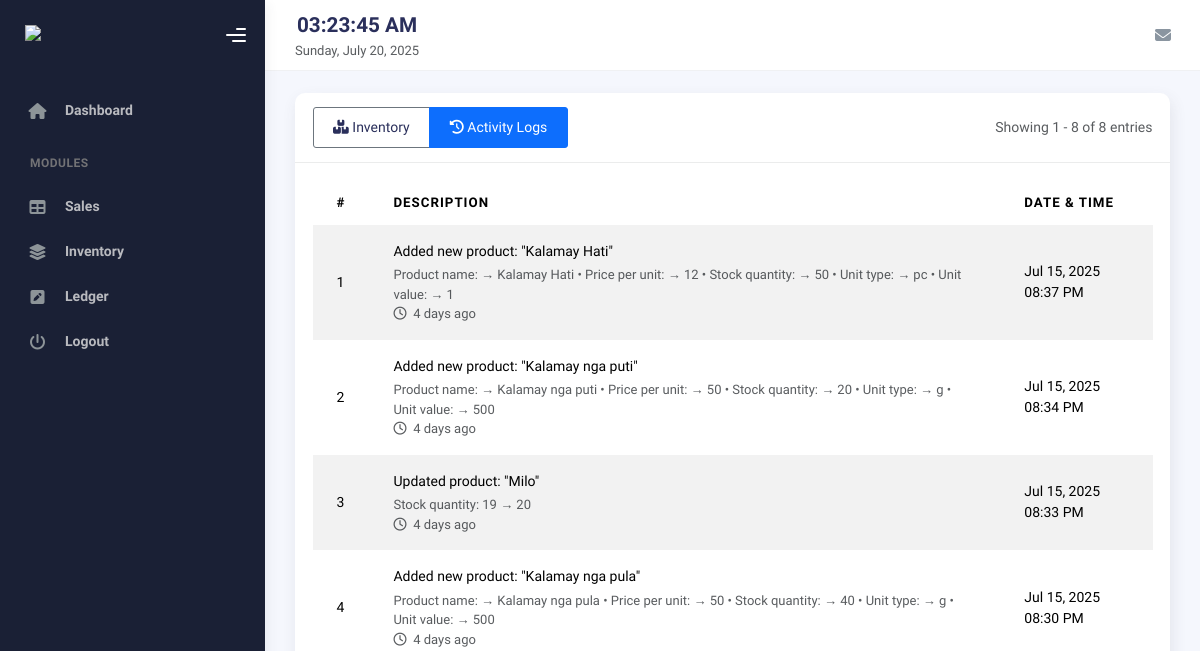
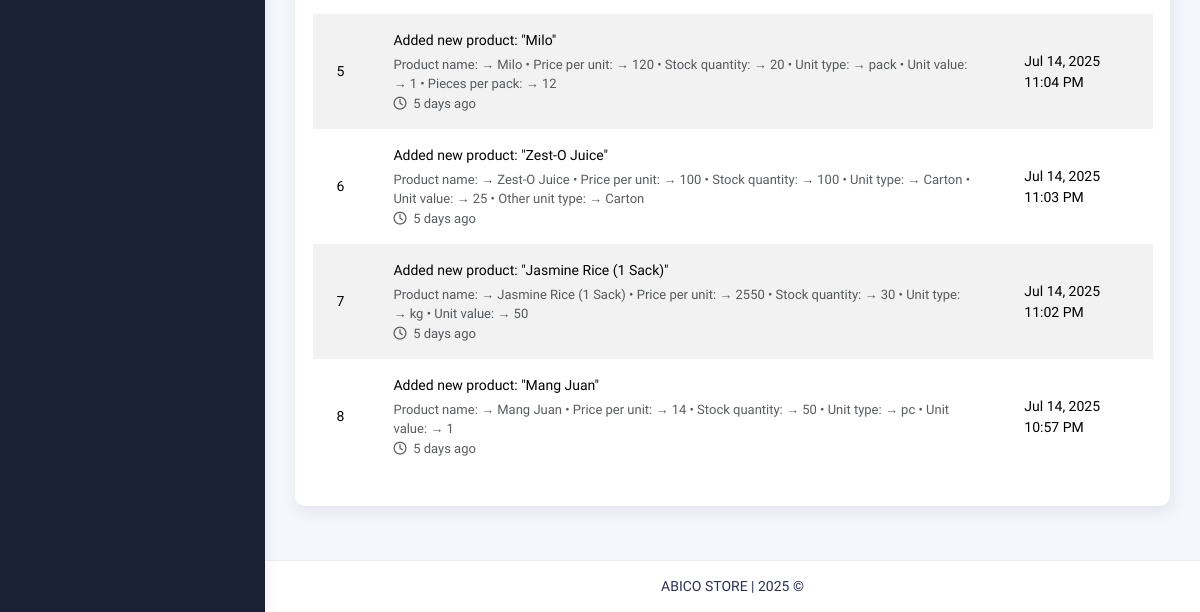
The app's page /inventory/activity_log.php (signed in), older data (2 pictures, top to bottom).
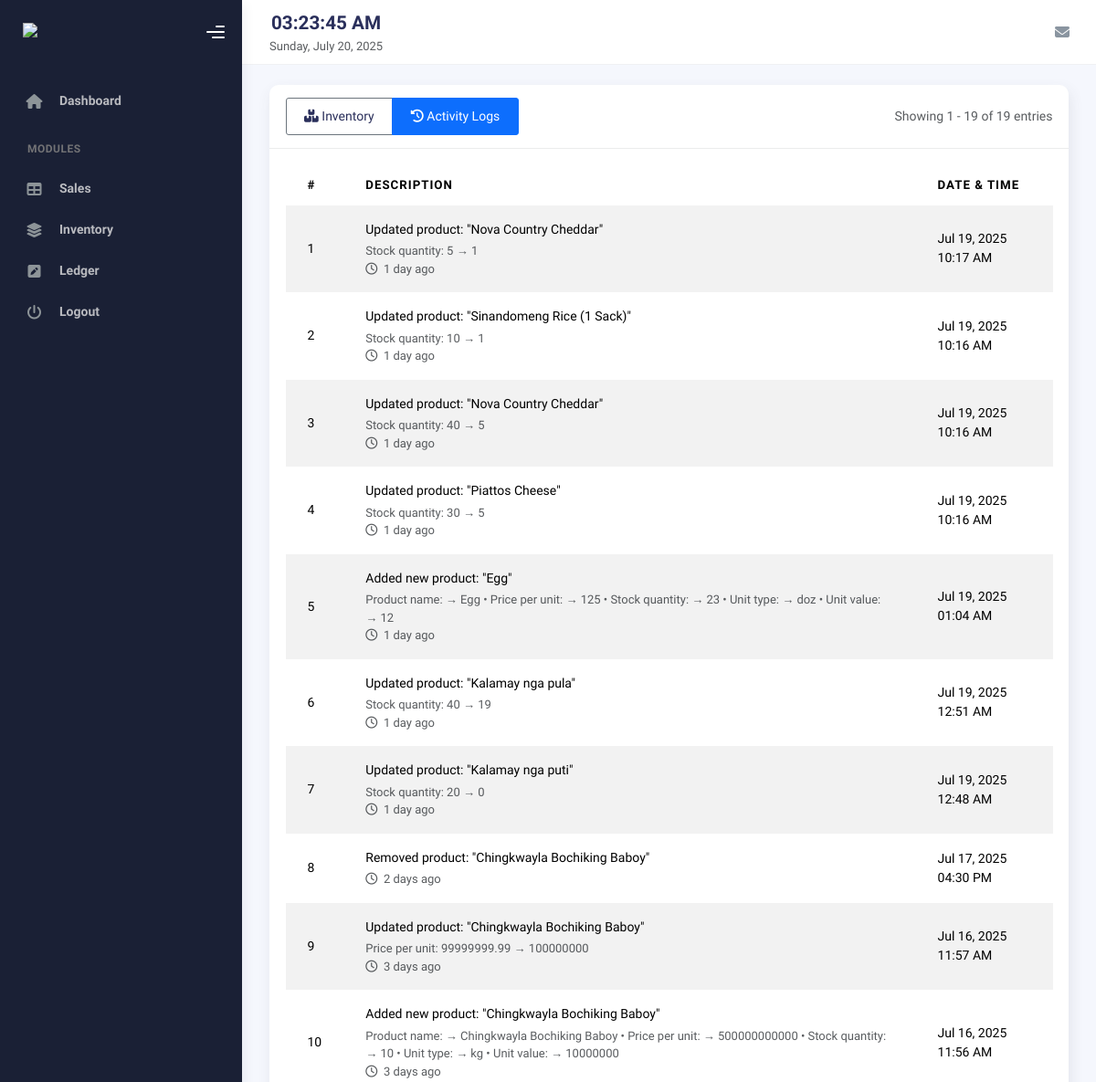
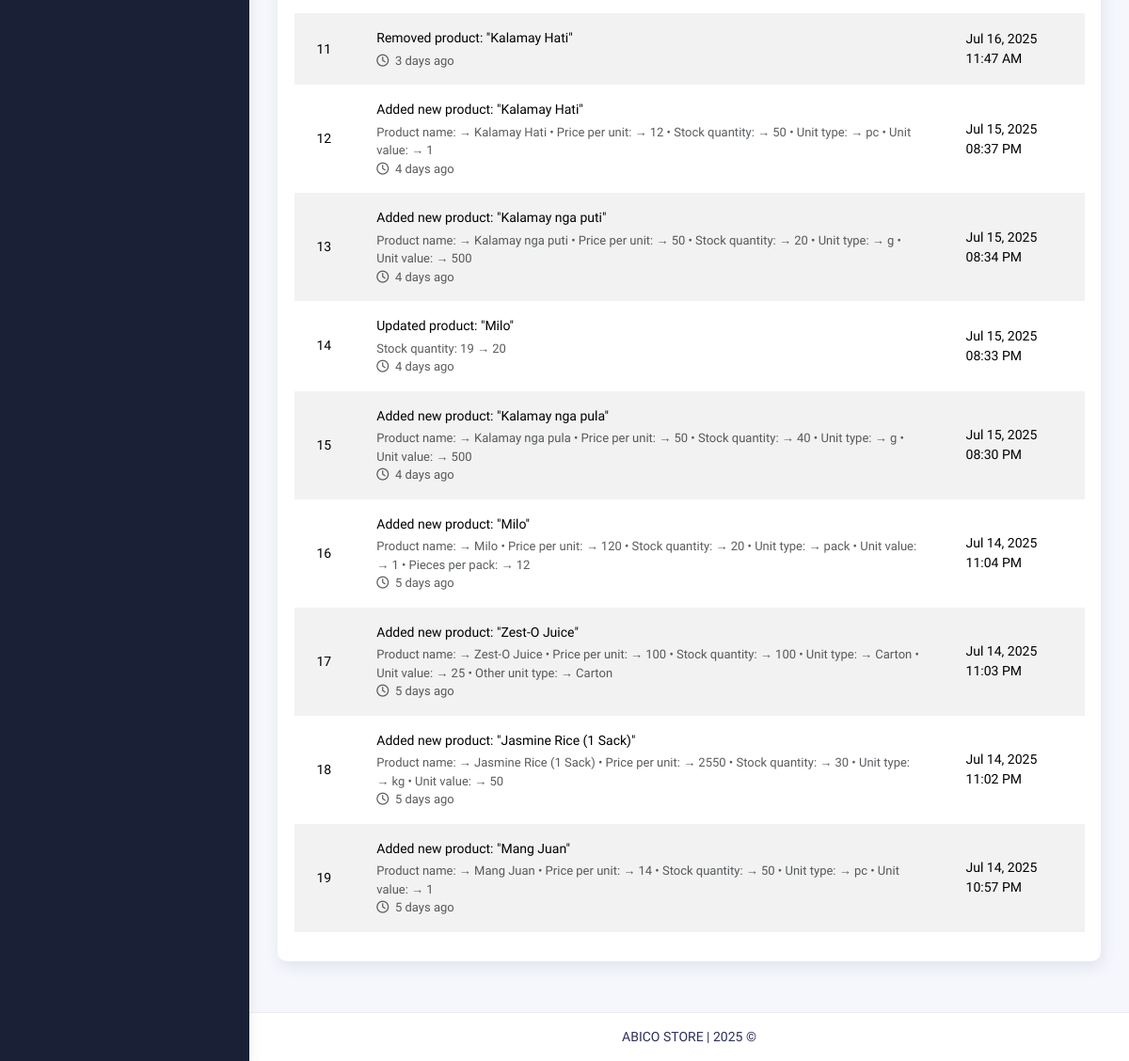
The same page, newer data (2 pictures, top to bottom).
### tables this page shows
CREATE TABLE `inventory_activity_log` (
  `id` int(11) NOT NULL,
  `user_id` int(11) NOT NULL COMMENT 'ID of the user who performed the action',
  `action` varchar(50) NOT NULL COMMENT 'Type of action (add, update, delete, etc.)',
  `description` text NOT NULL COMMENT 'Detailed description of the action',
  `product_id` int(11) DEFAULT NULL COMMENT 'ID of the affected product',
  `product_name` varchar(255) DEFAULT NULL COMMENT 'Name of the affected product',
  `old_values` text DEFAULT NULL COMMENT 'JSON string of old values (for updates)',
  `new_values` text DEFAULT NULL COMMENT 'JSON string of new values',
  `created_at` datetime NOT NULL DEFAULT current_timestamp()
);

### includes/inventory/activity_log_product.php (called while the page is built, shortened)
<?php
class ActivityLog {
    private $conn;
    private $table_name = "inventory_activity_log";
    public function __construct($db) {
        $this->conn = $db;
    }
    public function readAll($page = 1, $records_per_page = 10) {
        $start = ($page - 1) * $records_per_page;
        $query = "SELECT l.*, u.username
                 FROM " . $this->table_name . " l
                 LEFT JOIN users u ON l.user_id = u.id
                 ORDER BY l.created_at DESC
                 LIMIT :start, :records_per_page";
        $stmt = $this->conn->prepare($query);
        $stmt->bindParam(":start", $start, PDO::PARAM_INT);
        $stmt->bindParam(":records_per_page", $records_per_page, PDO::PARAM_INT);
        $stmt->execute();
        return $stmt->fetchAll(PDO::FETCH_ASSOC);
    }
    public function countAll() {
        $query = "SELECT COUNT(*) as total FROM " . $this->table_name;
        $stmt = $this->conn->prepare($query);
        $stmt->execute();
        $row = $stmt->fetch(PDO::FETCH_ASSOC);
        return $row['total'];
    }
    public function formatDescription($log) {
        $action = strtolower($log['action']);
        $product = !empty($log['product_name']) ? '"' . htmlspecialchars($log['product_name']) . '"' : 'a product';
        switch ($action) {
            case 'create':
            case 'add':
                return "Added new product: $product";
            case 'update':
            case 'edit':
                return "Updated product: $product";
            case 'delete':
            case 'remove':
                return "Removed product: $product";
        }
    }
    public function timeElapsedString($datetime, $full = false) {
        $now = new DateTime('now', new DateTimeZone('Asia/Manila'));
        $ago = new DateTime($datetime, new DateTimeZone('Asia/Manila'));
        $diff = $now->diff($ago);
        $diff->w = floor($diff->d / 7);
        $diff->d -= $diff->w * 7;
        $string = [
            'y' => 'year',
            'm' => 'month',
            'w' => 'week',
            'd' => 'day',
            'h' => 'hour',
            'i' => 'minute',
            's' => 'second',
        ];
        foreach ($string as $k => &$v) {
            if ($diff->$k) {
                $v = $diff->$k . ' ' . $v . ($diff->$k > 1 ? 's' : '');
            } else {
                unset($string[$k]);
            }
        }
        if (!$full) $string = array_slice($string, 0, 1);
        return $string ? implode(', ', $string) . ' ago' : 'just now';
    }
}

### inventory/activity_log.php (the view, shortened to what this page needs)
<?php
require_once __DIR__ . '/../includes/inventory/activity_log_product.php';
$database = new dbconn();
$db = $database->getConnection();
$activityLog = new ActivityLog($db);
$page = isset($_GET['page']) ? (int)$_GET['page'] : 1;
$perPage = 20;
$offset = ($page - 1) * $perPage;
$logs = $activityLog->readAll($page, $perPage);
$totalLogs = $activityLog->countAll();
include __DIR__ . "/../templates/header.php";
include __DIR__ . "/../templates/sidebar.php";
include __DIR__ . "/../templates/nav.php";
?>
<div class="container">
    <div class="page-inner">
        <div class="card">
            <div class="card-header d-flex justify-content-between align-items-center">
                <h4 class="card-title mb-0">
                    <div class="btn-group" role="group">
                        <a href="index.php" class="btn btn-outline-secondary">
                            <i class="fas fa-boxes"></i> Inventory
                        </a>
                        <a href="activity_log.php" class="btn btn-outline-primary active">
                            <i class="fas fa-history"></i> Activity Logs
                        </a>
                    </div>
                </h4>
                <div class="text-muted">
                    Showing <?= $offset + 1 ?> - <?= min($offset + count($logs), $totalLogs) ?> of <?= $totalLogs ?> entries
                </div>
            </div>
            <div class="card-body">
                <div class="table-responsive">
                    <table id="activityTable" class="table table-hover table-striped" style="width:100%">
                        <thead>
                            <tr>
                                <th>#</th>
                                <th>Description</th>
                                <th>Date & Time</th>
                            </tr>
                        </thead>
                        <tbody>
                        <?php foreach ($logs as $index => $row):
                            $rowNumber = $offset + $index + 1;
                            $description = $activityLog->formatDescription($row);
                            $timeAgo = $activityLog->timeElapsedString($row['created_at']);
                        ?>
                        <tr>
                            <td><?= $rowNumber ?></td>
                            <td>
                                    <div class="d-flex">
                                    <div class="flex-grow-1">
                                        <div class="d-flex flex-column">
                                            <div class="mb-1"><?= $description ?></div>
                                            <?php
                                            if (!empty($row['old_values']) || !empty($row['new_values'])) {
                                                $old = json_decode($row['old_values'] ?? '{}', true);
                                                $new = json_decode($row['new_values'] ?? '{}', true);
                                                $changes = [];
                                                foreach ($new as $field => $value) {
                                                    $oldVal = $old[$field] ?? '';
                                                    if ($oldVal != $value) {
                                                        $changes[] = ucfirst(str_replace('_', ' ', $field)) . ": $oldVal → $value";
                                                    }
                                                }
                                                if (!empty($changes)) {
                                                    echo '<div class="small text-muted">' .
                                                         implode(' • ', $changes) .
                                                         '</div>';
                                                }
                                            }
                                            ?>
                                            <small class="text-muted">
                                                <i class="far fa-clock me-1"></i>
                                                <?= $timeAgo ?>
                                            </small>
                                        </div>
                                    </div>
                                </div>
                            </td>
                            <td data-order="<?= strtotime($row['created_at']) ?>">
                                <?= date('M j, Y h:i A', strtotime($row['created_at'])) ?>
                            </td>
                        </tr>
                        <?php endforeach; ?>
                    </tbody>
                </table>
            </div>
        </div>
    </div>
</div>
<?php include __DIR__ . "/../templates/footer.php"; ?>
<link rel="stylesheet" type="text/css" href="https://cdn.datatables.net/1.11.5/css/dataTables.bootstrap5.min.css">
</body>
</html>

### templates/header.php (shortened to what this page needs)
<!DOCTYPE html>
<html lang="en">
  <head>
    <link rel="stylesheet" href="/abico/assets/css/bootstrap.min.css" />
    <link rel="stylesheet" href="/abico/assets/css/plugins.min.css" />
    <link rel="stylesheet" href="/abico/assets/css/kaiadmin.min.css" />
    <link rel="stylesheet" href="https://cdnjs.cloudflare.com/ajax/libs/font-awesome/6.5.0/css/all.min.css" />
  </head>

### templates/sidebar.php (shortened to what this page needs)
<?php
$base = "/ABICO";
?>
<body>
  <div class="wrapper">
    <div class="sidebar" data-background-color="dark">
      <div class="sidebar-logo">
        <div class="logo-header" data-background-color="dark">
          <a href="<?= $base; ?>/index.php" class="logo">
            <img
              src="<?= $base; ?>/assets/img/kaiadmin/logo_light.svg"
              alt="navbar brand"
              class="navbar-brand"
              height="20"
            />
          </a>
          <div class="nav-toggle">
            <button class="btn btn-toggle toggle-sidebar">
              <i class="gg-menu-right"></i>
            </button>
          </div>
        </div>
      </div>
      <div class="sidebar-wrapper scrollbar scrollbar-inner">
        <div class="sidebar-content">
          <ul class="nav nav-secondary">
            <li class="nav-item">
              <a href="<?= $base; ?>/index.php">
                <i class="fas fa-home"></i>
                <p>Dashboard</p>
              </a>
            </li>
            <li class="nav-section">
              <h4 class="text-section">Modules</h4>
            </li>
            <li class="nav-item">
              <a href="<?= $base; ?>/sales/index.php">
                <i class="fas fa-table"></i>
                <p>Sales</p>
              </a>
            </li>
            <li class="nav-item">
              <a href="<?= $base; ?>/inventory/index.php">
                <i class="fas fa-layer-group"></i>
                <p>Inventory</p>
              </a>
            </li>
            <li class="nav-item">
              <a href="<?= $base; ?>/ledger/index.php">
                <i class="fas fa-pen-square"></i>
                <p>Ledger</p>
              </a>
            </li>
            <li class="nav-item">
              <a href="javascript:void(0)" class="text-danger" id="logoutBtn">
                <i class="fa-solid fa-power-off"></i>
                <p>Logout</p>
              </a>
            </li>
          </ul>
        </div>
      </div>
    </div>

### templates/nav.php (shortened to what this page needs)
<div class="main-panel">
    <div class="main-header">
        <nav
        class="navbar navbar-header navbar-header-transparent navbar-expand-lg border-bottom"
        >
            <div class="container-fluid">
                <div class="current-time d-flex align-items-center">
                    <div class="text-center">
                        <div id="current-time" class="h4 mb-0 fw-bold"></div>
                        <div id="current-date" class="small text-muted"></div>
                    </div>
                </div>
                <ul class="navbar-nav topbar-nav ms-md-auto align-items-center">
                    <li class="nav-item topbar-icon dropdown hidden-caret">
                        <a
                        class="nav-link dropdown-toggle"
                        href="#"
                        id="messageDropdown"
                        role="button"
                        data-bs-toggle="dropdown"
                        aria-haspopup="true"
                        aria-expanded="false"
                        >
                            <i class="fa fa-envelope"></i>
                        </a>
                    </li>
                </ul>
            </div>
        </nav>
    </div>

### templates/footer.php
<footer class="footer">
    <div class="container-fluid d-flex justify-content-center">
      <div class="copyright text-center">
        ABICO STORE | <?php echo date('Y'); ?> &copy;
      </div>
    </div>
  </footer>

Row changes from the older to the newer data that the page shows:
added inventory_activity_log: rowNumber "1", product_name "Updated product: \"Nova Country Cheddar\"", changes "Stock quantity: 5 → 1", created_at "1 day ago", created_at "Jul 19, 2025 10:17 AM"
added inventory_activity_log: rowNumber "2", product_name "Updated product: \"Sinandomeng Rice (1 Sack)\"", changes "Stock quantity: 10 → 1", created_at "1 day ago", created_at "Jul 19, 2025 10:16 AM"
added inventory_activity_log: rowNumber "3", product_name "Updated product: \"Nova Country Cheddar\"", changes "Stock quantity: 40 → 5", created_at "1 day ago", created_at "Jul 19, 2025 10:16 AM"
added inventory_activity_log: rowNumber "4", product_name "Updated product: \"Piattos Cheese\"", changes "Stock quantity: 30 → 5", created_at "1 day ago", created_at "Jul 19, 2025 10:16 AM"
added inventory_activity_log: rowNumber "5", product_name "Added new product: \"Egg\"", changes "Product name: → Egg • Price per unit: → 125 • Stock quantity: → 23 • Unit type: → doz • Unit value: → 12", created_at "1 day ago", created_at "Jul 19, 2025 01:04 AM"
added inventory_activity_log: rowNumber "6", product_name "Updated product: \"Kalamay nga pula\"", changes "Stock quantity: 40 → 19", created_at "1 day ago", created_at "Jul 19, 2025 12:51 AM"
added inventory_activity_log: rowNumber "7", product_name "Updated product: \"Kalamay nga puti\"", changes "Stock quantity: 20 → 0", created_at "1 day ago", created_at "Jul 19, 2025 12:48 AM"
added inventory_activity_log: rowNumber "8", product_name "Removed product: \"Chingkwayla Bochiking Baboy\"", created_at "2 days ago", created_at "Jul 17, 2025 04:30 PM"
added inventory_activity_log: rowNumber "9", product_name "Updated product: \"Chingkwayla Bochiking Baboy\"", changes "Price per unit: 99999999.99 → 100000000", created_at "3 days ago", created_at "Jul 16, 2025 11:57 AM"
added inventory_activity_log: rowNumber "10", product_name "Added new product: \"Chingkwayla Bochiking Baboy\"", changes "Product name: → Chingkwayla Bochiking Baboy • Price per unit: → 500000000000 • Stock quantity: → 10 • Unit type: → kg • Unit value: → 10000000", created_at "3 days ago", created_at "Jul 16, 2025 11:56 AM"
added inventory_activity_log: rowNumber "11", product_name "Removed product: \"Kalamay Hati\"", created_at "3 days ago", created_at "Jul 16, 2025 11:47 AM"
computed for inventory_activity_log "Added new product: \"Kalamay Hati\"": rowNumber "1" → "12"
computed for inventory_activity_log "Added new product: \"Kalamay nga puti\"": rowNumber "2" → "13"
computed for inventory_activity_log "Updated product: \"Milo\"": rowNumber "3" → "14"
computed for inventory_activity_log "Added new product: \"Kalamay nga pula\"": rowNumber "4" → "15"
computed for inventory_activity_log "Added new product: \"Milo\"": rowNumber "5" → "16"
computed for inventory_activity_log "Added new product: \"Zest-O Juice\"": rowNumber "6" → "17"
computed for inventory_activity_log "Added new product: \"Jasmine Rice (1 Sack)\"": rowNumber "7" → "18"
computed for inventory_activity_log "Added new product: \"Mang Juan\"": rowNumber "8" → "19"
Text that changed along with them:
min($offset + count($logs), $totalLogs): "8" → "19"
$totalLogs: "8" → "19"
